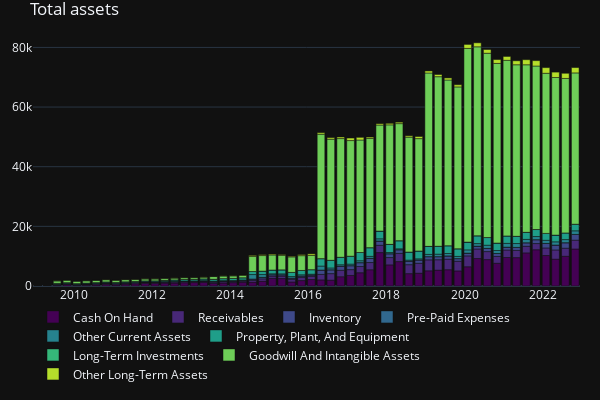

Notebook cell for this chart:
### Code cell
assets_stackplot = create_stacker_bar(balance[['Cash On Hand',
    'Receivables',
    'Inventory',
    'Pre-Paid Expenses',
    'Other Current Assets',
    'Property, Plant, And Equipment',
    'Long-Term Investments',
    'Goodwill And Intangible Assets',
    'Other Long-Term Assets'
    ]], title_='Total assets')

### Figure 1 — Plotly figure (JSON) as saved in the notebook; plotly's stock layout.template omitted (floating-point values rounded to 4 significant figures)
{"data": [{"alignmentgroup": "True", "hovertemplate": "field_name=Cash On Hand<br>index=%{x}<br>value=%{y}<extra></extra>", "legendgroup": "Cash On Hand", "marker": {"color": "#440154", "pattern": {"shape": ""}}, "name": "Cash On Hand", "offsetgroup": "Cash On Hand", "orientation": "v", "showlegend": true, "textposition": "auto", "type": "bar", "x": ["2022-10-31", "2022-07-31", "2022-04-30", "2022-01-31", "2021-10-31", "2021-07-31", "2021-04-30", "2021-01-31", "2020-10-31", "2020-07-31", "2020-04-30", "2020-01-31", "2019-10-31", "2019-07-31", "2019-04-30", "2019-01-31", "2018-10-31", "2018-07-31", "2018-04-30", "2018-01-31", "2017-10-31", "2017-07-31", "2017-04-30", "2017-01-31", "2016-10-31", "2016-07-31", "2016-04-30", "2016-01-31", "2015-10-31", "2015-07-31", "2015-04-30", "2015-01-31", "2014-10-31", "2014-07-31", "2014-04-30", "2014-01-31", "2013-10-31", "2013-07-31", "2013-04-30", "2013-01-31", "2012-10-31", "2012-07-31", "2012-04-30", "2012-01-31", "2011-10-31", "2011-07-31", "2011-04-30", "2011-01-31", "2010-10-31", "2010-07-31", "2010-04-30", "2010-01-31", "2009-10-31", "2009-07-31", "2009-04-30", "2009-01-31"], "xaxis": "x", "y": [12416, 9977, 9005, 10219, 12163, 11105, 9518, 9552, 7618, 8857, 9207, 6444, 5055, 5462, 5328, 5093, 4292, 4136, 8187, 7076, 11204, 5449, 4454, 3536, 3097, 1961, 2041, 2169, 1822, 1354, 2508, 2569, 1604, 1277, 1278, 1112, 985, 863, 1219, 1151, 1084, 973, 954, 819, 829, 704, 596, 363, 561, 367, 256, 144, 472, 254, 0, 0], "yaxis": "y"}, {"alignmentgroup": "True", "hovertemplate": "field_name=Receivables<br>index=%{x}<br>value=%{y}<extra></extra>", "legendgroup": "Receivables", "marker": {"color": "#482878", "pattern": {"shape": ""}}, "name": "Receivables", "offsetgroup": "Receivables", "orientation": "v", "showlegend": true, "textposition": "auto", "type": "bar", "x": ["2022-10-31", "2022-07-31", "2022-04-30", "2022-01-31", "2021-10-31", "2021-07-31", "2021-04-30", "2021-01-31", "2020-10-31", "2020-07-31", "2020-04-30", "2020-01-31", "2019-10-31", "2019-07-31", "2019-04-30", "2019-01-31", "2018-10-31", "2018-07-31", "2018-04-30", "2018-01-31", "2017-10-31", "2017-07-31", "2017-04-30", "2017-01-31", "2016-10-31", "2016-07-31", "2016-04-30", "2016-01-31", "2015-10-31", "2015-07-31", "2015-04-30", "2015-01-31", "2014-10-31", "2014-07-31", "2014-04-30", "2014-01-31", "2013-10-31", "2013-07-31", "2013-04-30", "2013-01-31", "2012-10-31", "2012-07-31", "2012-04-30", "2012-01-31", "2011-10-31", "2011-07-31", "2011-04-30", "2011-01-31", "2010-10-31", "2010-07-31", "2010-04-30", "2010-01-31", "2009-10-31", "2009-07-31", "2009-04-30", "2009-01-31"], "xaxis": "x", "y": [2958, 2708, 3083, 2539, 2071, 2234, 2425, 2524, 2297, 2684, 3211, 3651, 3259, 3539, 3484, 3677, 3325, 3010, 2749, 2459, 2448, 2417, 2073, 1947, 2181, 2181, 1857, 1060, 1019, 809, 758, 718, 782, 590, 319, 323, 418, 365, 271, 266, 341, 330, 274, 308, 328, 285, 289, 291, 285, 279, 249, 203, 186, 178, 0, 0], "yaxis": "y"}, {"alignmentgroup": "True", "hovertemplate": "field_name=Inventory<br>index=%{x}<br>value=%{y}<extra></extra>", "legendgroup": "Inventory", "marker": {"color": "#3e4989", "pattern": {"shape": ""}}, "name": "Inventory", "offsetgroup": "Inventory", "orientation": "v", "showlegend": true, "textposition": "auto", "type": "bar", "x": ["2022-10-31", "2022-07-31", "2022-04-30", "2022-01-31", "2021-10-31", "2021-07-31", "2021-04-30", "2021-01-31", "2020-10-31", "2020-07-31", "2020-04-30", "2020-01-31", "2019-10-31", "2019-07-31", "2019-04-30", "2019-01-31", "2018-10-31", "2018-07-31", "2018-04-30", "2018-01-31", "2017-10-31", "2017-07-31", "2017-04-30", "2017-01-31", "2016-10-31", "2016-07-31", "2016-04-30", "2016-01-31", "2015-10-31", "2015-07-31", "2015-04-30", "2015-01-31", "2014-10-31", "2014-07-31", "2014-04-30", "2014-01-31", "2013-10-31", "2013-07-31", "2013-04-30", "2013-01-31", "2012-10-31", "2012-07-31", "2012-04-30", "2012-01-31", "2011-10-31", "2011-07-31", "2011-04-30", "2011-01-31", "2010-10-31", "2010-07-31", "2010-04-30", "2010-01-31", "2009-10-31", "2009-07-31", "2009-04-30", "2009-01-31"], "xaxis": "x", "y": [1925, 1838, 1668, 1520, 1297, 1160, 1004, 952, 1003, 1081, 953, 944, 874, 1091, 1034, 1074, 1124, 1216, 1235, 1291, 1447, 1431, 1311, 1336, 1400, 1306, 1467, 490, 524, 507, 490, 500, 519, 482, 301, 286, 285, 284, 229, 208, 194, 216, 218, 193, 194, 200, 194, 203, 189, 185, 178, 166, 162, 153, 0, 0], "yaxis": "y"}, {"alignmentgroup": "True", "hovertemplate": "field_name=Pre-Paid Expenses<br>index=%{x}<br>value=%{y}<extra></extra>", "legendgroup": "Pre-Paid Expenses", "marker": {"color": "#31688e", "pattern": {"shape": ""}}, "name": "Pre-Paid Expenses", "offsetgroup": "Pre-Paid Expenses", "orientation": "v", "showlegend": true, "textposition": "auto", "type": "bar", "x": ["2022-10-31", "2022-07-31", "2022-04-30", "2022-01-31", "2021-10-31", "2021-07-31", "2021-04-30", "2021-01-31", "2020-10-31", "2020-07-31", "2020-04-30", "2020-01-31", "2019-10-31", "2019-07-31", "2019-04-30", "2019-01-31", "2018-10-31", "2018-07-31", "2018-04-30", "2018-01-31", "2017-10-31", "2017-07-31", "2017-04-30", "2017-01-31", "2016-10-31", "2016-07-31", "2016-04-30", "2016-01-31", "2015-10-31", "2015-07-31", "2015-04-30", "2015-01-31", "2014-10-31", "2014-07-31", "2014-04-30", "2014-01-31", "2013-10-31", "2013-07-31", "2013-04-30", "2013-01-31", "2012-10-31", "2012-07-31", "2012-04-30", "2012-01-31", "2011-10-31", "2011-07-31", "2011-04-30", "2011-01-31", "2010-10-31", "2010-07-31", "2010-04-30", "2010-01-31", "2009-10-31", "2009-07-31", "2009-04-30", "2009-01-31"], "xaxis": "x", "y": [0, 0, 0, 0, 0, 0, 0, 0, 0, 0, 0, 0, 0, 0, 0, 0, 0, 0, 0, 0, 0, 0, 0, 0, 0, 0, 0, 0, 0, 0, 0, 0, 0, 0, 0, 0, 0, 0, 0, 0, 0, 0, 0, 0, 0, 0, 0, 0, 0, 0, 0, 0, 0, 0, 0, 0], "yaxis": "y"}, {"alignmentgroup": "True", "hovertemplate": "field_name=Other Current Assets<br>index=%{x}<br>value=%{y}<extra></extra>", "legendgroup": "Other Current Assets", "marker": {"color": "#26828e", "pattern": {"shape": ""}}, "name": "Other Current Assets", "offsetgroup": "Other Current Assets", "orientation": "v", "showlegend": true, "textposition": "auto", "type": "bar", "x": ["2022-10-31", "2022-07-31", "2022-04-30", "2022-01-31", "2021-10-31", "2021-07-31", "2021-04-30", "2021-01-31", "2020-10-31", "2020-07-31", "2020-04-30", "2020-01-31", "2019-10-31", "2019-07-31", "2019-04-30", "2019-01-31", "2018-10-31", "2018-07-31", "2018-04-30", "2018-01-31", "2017-10-31", "2017-07-31", "2017-04-30", "2017-01-31", "2016-10-31", "2016-07-31", "2016-04-30", "2016-01-31", "2015-10-31", "2015-07-31", "2015-04-30", "2015-01-31", "2014-10-31", "2014-07-31", "2014-04-30", "2014-01-31", "2013-10-31", "2013-07-31", "2013-04-30", "2013-01-31", "2012-10-31", "2012-07-31", "2012-04-30", "2012-01-31", "2011-10-31", "2011-07-31", "2011-04-30", "2011-01-31", "2010-10-31", "2010-07-31", "2010-04-30", "2010-01-31", "2009-10-31", "2009-07-31", "2009-04-30", "2009-01-31"], "xaxis": "x", "y": [1205, 1038, 1054, 1063, 1055, 1137, 1298, 1272, 977, 1059, 851, 1070, 729, 806, 831, 760, 366, 333, 303, 394, 724, 646, 630, 531, 447, 600, 1322, 252, 394, 499, 320, 311, 930, 1491, 136, 138, 130, 129, 99, 88, 72, 62, 62, 52, 42, 40, 49, 53, 52, 42, 44, 44, 44, 31, 0, 0], "yaxis": "y"}, {"alignmentgroup": "True", "hovertemplate": "field_name=Property, Plant, And Equipment<br>index=%{x}<br>value=%{y}<extra></extra>", "legendgroup": "Property, Plant, And Equipment", "marker": {"color": "#1f9e89", "pattern": {"shape": ""}}, "name": "Property, Plant, And Equipment", "offsetgroup": "Property, Plant, And Equipment", "orientation": "v", "showlegend": true, "textposition": "auto", "type": "bar", "x": ["2022-10-31", "2022-07-31", "2022-04-30", "2022-01-31", "2021-10-31", "2021-07-31", "2021-04-30", "2021-01-31", "2020-10-31", "2020-07-31", "2020-04-30", "2020-01-31", "2019-10-31", "2019-07-31", "2019-04-30", "2019-01-31", "2018-10-31", "2018-07-31", "2018-04-30", "2018-01-31", "2017-10-31", "2017-07-31", "2017-04-30", "2017-01-31", "2016-10-31", "2016-07-31", "2016-04-30", "2016-01-31", "2015-10-31", "2015-07-31", "2015-04-30", "2015-01-31", "2014-10-31", "2014-07-31", "2014-04-30", "2014-01-31", "2013-10-31", "2013-07-31", "2013-04-30", "2013-01-31", "2012-10-31", "2012-07-31", "2012-04-30", "2012-01-31", "2011-10-31", "2011-07-31", "2011-04-30", "2011-01-31", "2010-10-31", "2010-07-31", "2010-04-30", "2010-01-31", "2009-10-31", "2009-07-31", "2009-04-30", "2009-01-31"], "xaxis": "x", "y": [2223, 2250, 2262, 2303, 2348, 2370, 2416, 2496, 2509, 2567, 2618, 2616, 2565, 2611, 2654, 2684, 2635, 2695, 2720, 2747, 2599, 2909, 2762, 2646, 2509, 2573, 2486, 1505, 1460, 1392, 1344, 1269, 1158, 1016, 731, 684, 661, 620, 561, 529, 503, 453, 402, 354, 316, 296, 285, 281, 281, 266, 261, 254, 264, 273, 0, 0], "yaxis": "y"}, {"alignmentgroup": "True", "hovertemplate": "field_name=Long-Term Investments<br>index=%{x}<br>value=%{y}<extra></extra>", "legendgroup": "Long-Term Investments", "marker": {"color": "#35b779", "pattern": {"shape": ""}}, "name": "Long-Term Investments", "offsetgroup": "Long-Term Investments", "orientation": "v", "showlegend": true, "textposition": "auto", "type": "bar", "x": ["2022-10-31", "2022-07-31", "2022-04-30", "2022-01-31", "2021-10-31", "2021-07-31", "2021-04-30", "2021-01-31", "2020-10-31", "2020-07-31", "2020-04-30", "2020-01-31", "2019-10-31", "2019-07-31", "2019-04-30", "2019-01-31", "2018-10-31", "2018-07-31", "2018-04-30", "2018-01-31", "2017-10-31", "2017-07-31", "2017-04-30", "2017-01-31", "2016-10-31", "2016-07-31", "2016-04-30", "2016-01-31", "2015-10-31", "2015-07-31", "2015-04-30", "2015-01-31", "2014-10-31", "2014-07-31", "2014-04-30", "2014-01-31", "2013-10-31", "2013-07-31", "2013-04-30", "2013-01-31", "2012-10-31", "2012-07-31", "2012-04-30", "2012-01-31", "2011-10-31", "2011-07-31", "2011-04-30", "2011-01-31", "2010-10-31", "2010-07-31", "2010-04-30", "2010-01-31", "2009-10-31", "2009-07-31", "2009-04-30", "2009-01-31"], "xaxis": "x", "y": [0, 0, 0, 0, 0, 0, 0, 0, 0, 0, 0, 0, 0, 0, 0, 0, 0, 0, 0, 0, 0, 0, 0, 0, 0, 0, 0, 0, 0, 0, 0, 0, 0, 0, 0, 0, 0, 0, 0, 0, 0, 0, 0, 0, 0, 0, 0, 0, 0, 0, 0, 0, 0, 0, 0, 0], "yaxis": "y"}, {"alignmentgroup": "True", "hovertemplate": "field_name=Goodwill And Intangible Assets<br>index=%{x}<br>value=%{y}<extra></extra>", "legendgroup": "Goodwill And Intangible Assets", "marker": {"color": "#6ece58", "pattern": {"shape": ""}}, "name": "Goodwill And Intangible Assets", "offsetgroup": "Goodwill And Intangible Assets", "orientation": "v", "showlegend": true, "textposition": "auto", "type": "bar", "x": ["2022-10-31", "2022-07-31", "2022-04-30", "2022-01-31", "2021-10-31", "2021-07-31", "2021-04-30", "2021-01-31", "2020-10-31", "2020-07-31", "2020-04-30", "2020-01-31", "2019-10-31", "2019-07-31", "2019-04-30", "2019-01-31", "2018-10-31", "2018-07-31", "2018-04-30", "2018-01-31", "2017-10-31", "2017-07-31", "2017-04-30", "2017-01-31", "2016-10-31", "2016-07-31", "2016-04-30", "2016-01-31", "2015-10-31", "2015-07-31", "2015-04-30", "2015-01-31", "2014-10-31", "2014-07-31", "2014-04-30", "2014-01-31", "2013-10-31", "2013-07-31", "2013-04-30", "2013-01-31", "2012-10-31", "2012-07-31", "2012-04-30", "2012-01-31", "2011-10-31", "2011-07-31", "2011-04-30", "2011-01-31", "2010-10-31", "2010-07-31", "2010-04-30", "2010-01-31", "2009-10-31", "2009-07-31", "2009-04-30", "2009-01-31"], "xaxis": "x", "y": [50725, 51782, 52844, 53694, 54824, 56176, 57525, 58876, 60229, 61804, 63366, 64937, 54268, 55565, 56850, 58140, 37675, 38518, 39254, 40070, 35538, 36633, 37722, 38767, 39800, 40603, 41720, 4774, 4951, 5198, 4876, 5041, 5213, 5078, 833, 859, 883, 907, 594, 583, 602, 621, 638, 657, 676, 696, 715, 732, 745, 765, 778, 798, 818, 836, 0, 0], "yaxis": "y"}, {"alignmentgroup": "True", "hovertemplate": "field_name=Other Long-Term Assets<br>index=%{x}<br>value=%{y}<extra></extra>", "legendgroup": "Other Long-Term Assets", "marker": {"color": "#b5de2b", "pattern": {"shape": ""}}, "name": "Other Long-Term Assets", "offsetgroup": "Other Long-Term Assets", "orientation": "v", "showlegend": true, "textposition": "auto", "type": "bar", "x": ["2022-10-31", "2022-07-31", "2022-04-30", "2022-01-31", "2021-10-31", "2021-07-31", "2021-04-30", "2021-01-31", "2020-10-31", "2020-07-31", "2020-04-30", "2020-01-31", "2019-10-31", "2019-07-31", "2019-04-30", "2019-01-31", "2018-10-31", "2018-07-31", "2018-04-30", "2018-01-31", "2017-10-31", "2017-07-31", "2017-04-30", "2017-01-31", "2016-10-31", "2016-07-31", "2016-04-30", "2016-01-31", "2015-10-31", "2015-07-31", "2015-04-30", "2015-01-31", "2014-10-31", "2014-07-31", "2014-04-30", "2014-01-31", "2013-10-31", "2013-07-31", "2013-04-30", "2013-01-31", "2012-10-31", "2012-07-31", "2012-04-30", "2012-01-31", "2011-10-31", "2011-07-31", "2011-04-30", "2011-01-31", "2010-10-31", "2010-07-31", "2010-04-30", "2010-01-31", "2009-10-31", "2009-07-31", "2009-04-30", "2009-01-31"], "xaxis": "x", "y": [1797, 1733, 1803, 1886, 1812, 1698, 1338, 1300, 1300, 1246, 1342, 1344, 743, 693, 735, 682, 707, 464, 488, 507, 458, 457, 897, 854, 532, 528, 514, 527, 345, 229, 236, 289, 285, 328, 73, 70, 53, 36, 66, 67, 66, 60, 63, 61, 61, 52, 49, 48, 44, 16, 16, 23, 24, 50, 0, 0], "yaxis": "y"}], "layout": {"barmode": "relative", "height": 400, "legend": {"orientation": "h", "title": {}, "tracegroupgap": 0, "xanchor": "left", "y": -0.4, "yanchor": "bottom"}, "margin": {"b": 20, "l": 20, "r": 20, "t": 30}, "title": {"text": "Total assets"}, "width": 600, "xaxis": {"anchor": "y", "domain": [0, 1], "title": {}}, "yaxis": {"anchor": "x", "domain": [0, 1], "title": {}}}}
